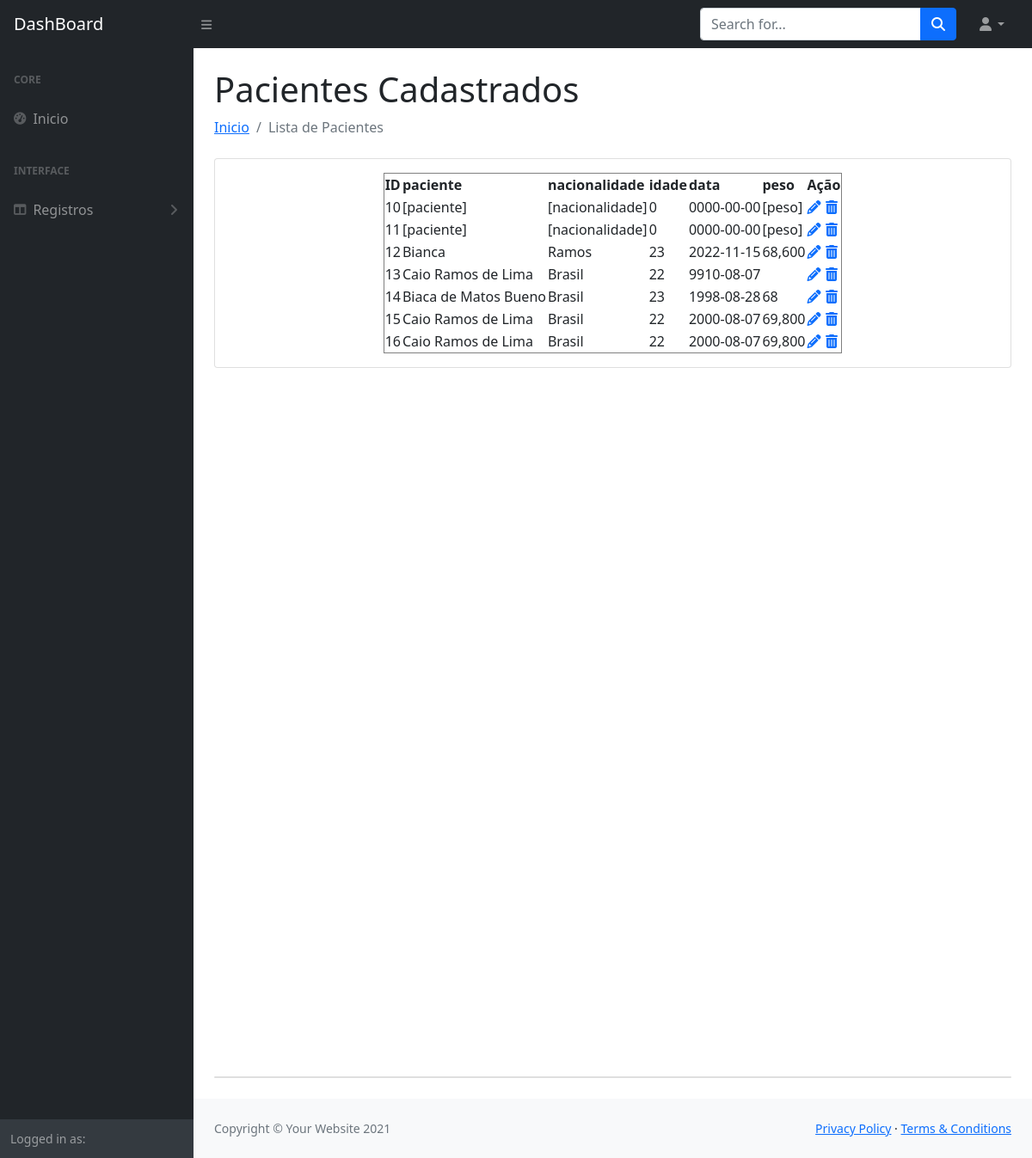
Before: /dist/listapaciente.php with the older database file.
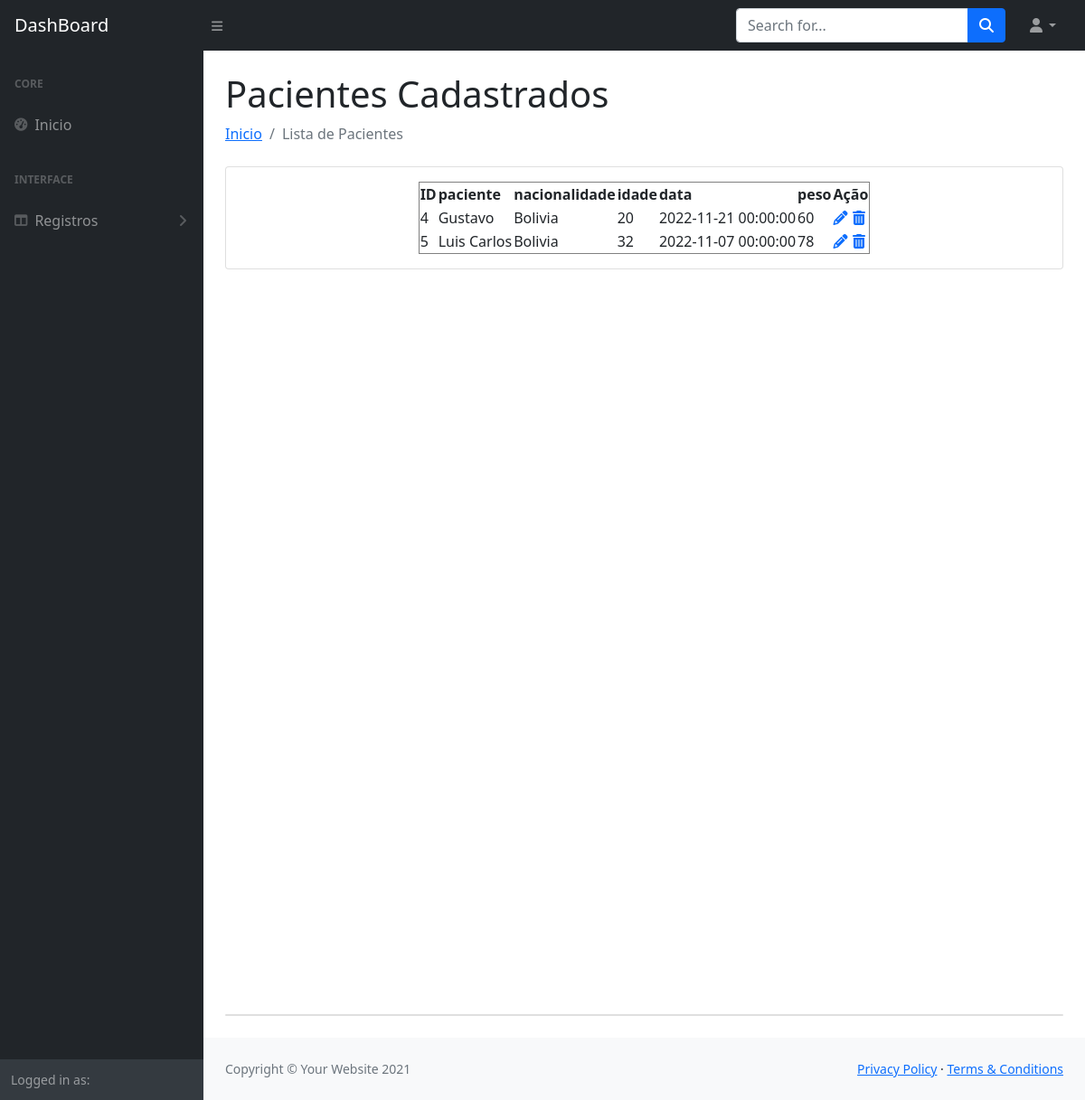
After: the same page with the newer database file.
### tables this page shows
CREATE TABLE `cadastro_paciente` (
  `id` int(50) NOT NULL,
  `paciente` varchar(100) NOT NULL,
  `nacionalidade` varchar(10) NOT NULL,
  `idade` int(5) NOT NULL,
  `data` datetime NOT NULL DEFAULT current_timestamp(),
  `peso` varchar(50) NOT NULL
);

### dist/listapaciente.php (the view, shortened to what the changed rows need)
<!DOCTYPE html>
<html lang="en">
<head>
    <link href="css/styles.css" rel="stylesheet" />
</head>
<body>
    <div id="layoutSidenav">
        <div id="layoutSidenav_content">
            <main>
                <div class="container-fluid px-4">
                    <h1 class="mt-4">Pacientes Cadastrados</h1>
                    <div class="card mb-4">
                        <div class="card-body">
                            <center>
                                <table border="1">
                                    <thead >
                                        <th>ID</th>
                                        <th>paciente</th>
                                        <th>nacionalidade</th>
                                        <th>idade</th>
                                        <th>data</th>
                                        <th>peso</th>
                                        <th colspan="2">Ação</th>
                                    </thead>
                                    <?php
                                    include('conecta.php');
                                    $dados = mysqli_query($conexao, "SELECT * FROM `cadastro_paciente`");
                                    while ($item = mysqli_fetch_assoc($dados)) {
                                    ?>
                                        <tr>
                                            <td><?= $item['id'] ?></td>
                                            <td><?= $item['paciente'] ?></td>
                                            <td><?= $item['nacionalidade'] ?></td>
                                            <td><?= $item['idade'] ?></td>
                                            <td><?= $item['data'] ?></td>
                                            <td><?= $item['peso'] ?></td>
                                            <td><a href="editarpaciente.php?id=<?php echo $item["id"]; ?>"><i class="fa fa-pencil"></a></td>
                                            <td onclick="verifica('<?= $item["id"]; ?>')"><a href="#"><i class="fa fa-trash"></a></td>
                                        </tr>
                                    <?php } ?>
                                </table>
                            </center>
                        </div>
                    </div>
            </main>
        </div>
    </div>
</body>
</html>

Changed rows visible on the page:
removed cadastro_paciente: id "10", paciente "[paciente]", nacionalidade "[nacionalidade]", idade "0", data "0000-00-00", peso "[peso]"
removed cadastro_paciente: id "11", paciente "[paciente]", nacionalidade "[nacionalidade]", idade "0", data "0000-00-00", peso "[peso]"
removed cadastro_paciente: id "12", paciente "Bianca", nacionalidade "Ramos", idade "23", data "2022-11-15", peso "68,600"
removed cadastro_paciente: id "13", paciente "Caio Ramos de Lima", nacionalidade "Brasil", idade "22", data "9910-08-07"
removed cadastro_paciente: id "14", paciente "Biaca de Matos Bueno", nacionalidade "Brasil", idade "23", data "1998-08-28", peso "68"
removed cadastro_paciente: id "15", paciente "Caio Ramos de Lima", nacionalidade "Brasil", idade "22", data "2000-08-07", peso "69,800"
removed cadastro_paciente: id "16", paciente "Caio Ramos de Lima", nacionalidade "Brasil", idade "22", data "2000-08-07", peso "69,800"
added cadastro_paciente: id "4", paciente "Gustavo", nacionalidade "Bolivia", idade "20", data "2022-11-21 00:00:00", peso "60"
added cadastro_paciente: id "5", paciente "Luis Carlos", nacionalidade "Bolivia", idade "32", data "2022-11-07 00:00:00", peso "78"
